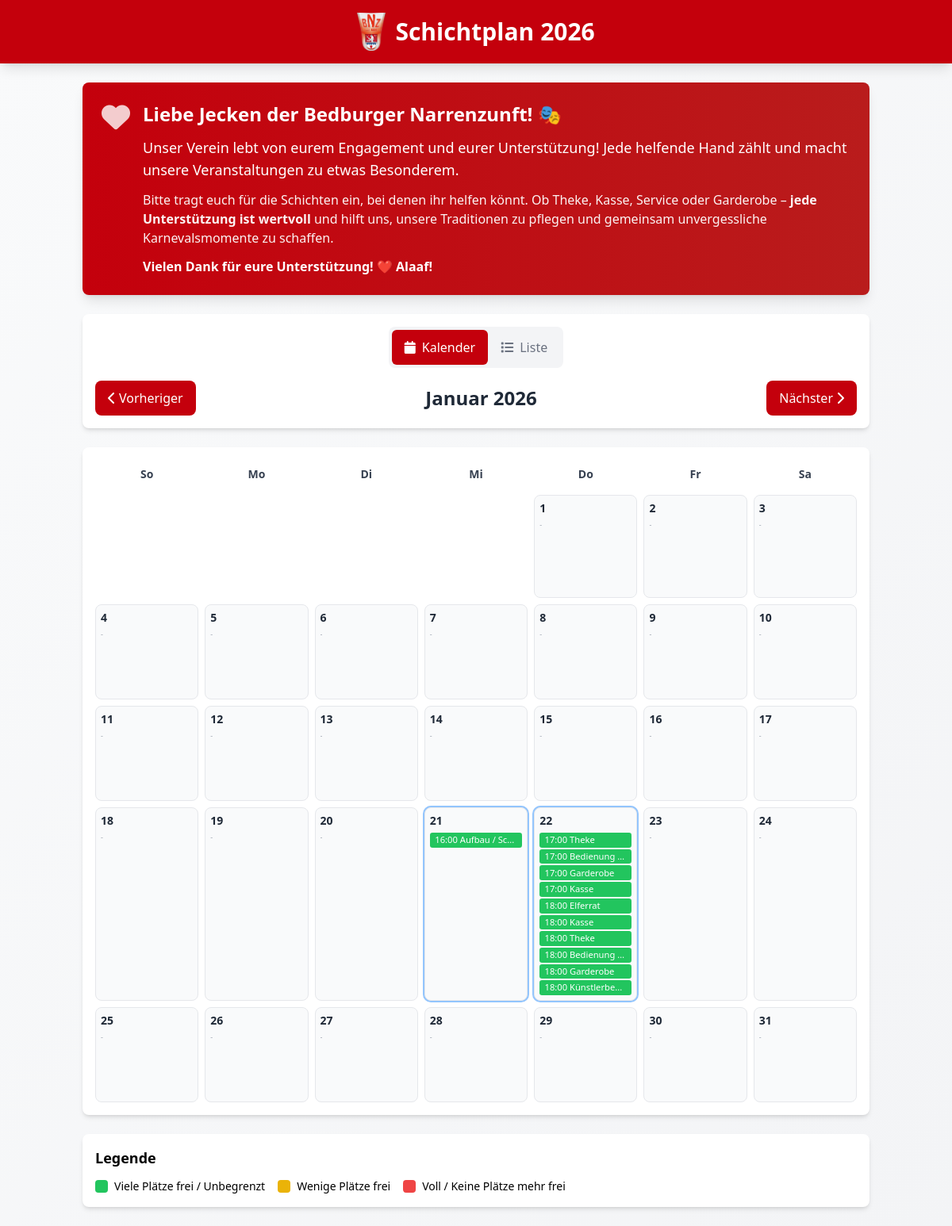
Page /schichtplan/index.php on the committed database.
### tables this page shows
CREATE TABLE IF NOT EXISTS `shifts` (
  `id` INT(11) NOT NULL AUTO_INCREMENT,
  `date` DATE NOT NULL,
  `start_time` TIME DEFAULT NULL,
  `end_time` TIME DEFAULT NULL,
  `team_slots` JSON DEFAULT NULL COMMENT 'Optional: Team-Zeitfenster [{"start":"HH:MM:SS","end":"…","team":"…"}]',
  `task_area_id` INT(11) NOT NULL,
  `required_count` INT(11) DEFAULT 1,
  `responsible_person` VARCHAR(255) DEFAULT NULL,
  `description` TEXT DEFAULT NULL,
  `location` VARCHAR(255) DEFAULT NULL,
  `active` TINYINT(1) DEFAULT 1,
  `created_at` TIMESTAMP DEFAULT CURRENT_TIMESTAMP,
  `updated_at` TIMESTAMP DEFAULT CURRENT_TIMESTAMP ON UPDATE CURRENT_TIMESTAMP,
  PRIMARY KEY (`id`),
  INDEX `idx_date` (`date`),
  INDEX `idx_task_area` (`task_area_id`),
  INDEX `idx_active` (`active`),
  FOREIGN KEY (`task_area_id`) REFERENCES `task_areas`(`id`) ON DELETE RESTRICT
);

CREATE TABLE IF NOT EXISTS `task_areas` (
  `id` INT(11) NOT NULL AUTO_INCREMENT,
  `name` VARCHAR(100) NOT NULL,
  `description` TEXT DEFAULT NULL,
  `color` VARCHAR(7) DEFAULT '#c4000c',
  `sort_order` INT(11) DEFAULT 0,
  `active` TINYINT(1) DEFAULT 1,
  PRIMARY KEY (`id`),
  UNIQUE KEY `unique_name` (`name`)
);

### schichtplan/index.php (the view, shortened to what this page needs)
<?php
$db = getDbConnection();
$yearParam = isset($_GET['year']) ? (int)$_GET['year'] : null;
$monthParam = isset($_GET['month']) ? (int)$_GET['month'] : null;
$showStats = isset($_GET['stats']) && $_GET['stats'] == '1';
if ($yearParam === null || $monthParam === null) {
    if ($db) {
        $stmt = $db->query("
            SELECT DATE_FORMAT(MIN(date), '%Y') as year, DATE_FORMAT(MIN(date), '%m') as month
            FROM shifts
            WHERE active = 1 AND date >= DATE_FORMAT(CURDATE(), '%Y-%m-01')
            ORDER BY date ASC
            LIMIT 1
        ");
        $firstShift = $stmt->fetch();
        if ($firstShift && $firstShift['year'] && $firstShift['month']) {
            $currentYear = (int)$firstShift['year'];
            $currentMonth = (int)$firstShift['month'];
        } else {
            $stmt = $db->query("
                SELECT DATE_FORMAT(MIN(date), '%Y') as year, DATE_FORMAT(MIN(date), '%m') as month
                FROM shifts
                WHERE active = 1
                ORDER BY date ASC
                LIMIT 1
            ");
            $firstShift = $stmt->fetch();
            if ($firstShift && $firstShift['year'] && $firstShift['month']) {
                $currentYear = (int)$firstShift['year'];
                $currentMonth = (int)$firstShift['month'];
            } else {
                $currentYear = date('Y');
                $currentMonth = date('m');
            }
        }
    } else {
        $currentYear = date('Y');
        $currentMonth = date('m');
    }
} else {
    $currentYear = $yearParam;
    $currentMonth = $monthParam;
}
$monthNames = [
    1 => 'Januar', 2 => 'Februar', 3 => 'März', 4 => 'April',
    5 => 'Mai', 6 => 'Juni', 7 => 'Juli', 8 => 'August',
    9 => 'September', 10 => 'Oktober', 11 => 'November', 12 => 'Dezember'
];
$weekDays = ['So', 'Mo', 'Di', 'Mi', 'Do', 'Fr', 'Sa'];
$firstDay = mktime(0, 0, 0, $currentMonth, 1, $currentYear);
$daysInMonth = date('t', $firstDay);
$dayOfWeek = date('w', $firstDay);
$prevMonth = $currentMonth - 1;
$prevYear = $currentYear;
if ($prevMonth < 1) {
    $prevMonth = 12;
    $prevYear--;
}
$nextMonth = $currentMonth + 1;
$nextYear = $currentYear;
if ($db) {
    $startDate = date('Y-m-01', $firstDay);
    $endDate = date('Y-m-t', $firstDay);
    $stmt = $db->prepare("
        SELECT s.id, s.date, s.start_time, s.end_time, s.team_slots, s.task_area_id, s.required_count,
               s.responsible_person, s.description, s.location, s.active, s.created_at, s.updated_at,
               a.name as task_area_name, a.color as task_area_color,
               COUNT(sz.id) as registered_count
        FROM shifts s
        LEFT JOIN task_areas a ON s.task_area_id = a.id
        LEFT JOIN shift_assignments sz ON s.id = sz.shift_id AND sz.status != 'cancelled'
        WHERE s.date BETWEEN ? AND ? AND s.active = 1
        GROUP BY s.id, s.date, s.start_time, s.end_time, s.team_slots, s.task_area_id, s.required_count,
                 s.responsible_person, s.description, s.location, s.active, s.created_at, s.updated_at,
                 a.name, a.color
        ORDER BY s.date, COALESCE(s.start_time, '00:00:00')
    ");
    $stmt->execute([$startDate, $endDate]);
    $schichten = $stmt->fetchAll();
    $schichtenByDate = [];
    foreach ($schichten as $schicht) {
        $datum = $schicht['date'];
        if (!isset($schichtenByDate[$datum])) {
            $schichtenByDate[$datum] = [];
        }
        $schichtenByDate[$datum][] = $schicht;
    }
}
function getAvailabilityColor($requiredCount, $registeredCount) {
    if ($requiredCount == 0) {
        return '#22c55e';
    }
    $frei = $requiredCount - $registeredCount;
    $prozentFrei = ($frei / $requiredCount) * 100;
    if ($prozentFrei >= 50) {
        return '#22c55e';
    } else {
        return '#eab308';
    }
}
?>
<!DOCTYPE html>
<html lang="de">
<head>
    <script src="https://cdn.tailwindcss.com"></script>
    <link rel="stylesheet" href="https://cdnjs.cloudflare.com/ajax/libs/font-awesome/6.0.0/css/all.min.css">
</head>
<body class="bg-gradient-to-br from-gray-50 to-gray-100 min-h-screen">
    <header class="bg-narrenzunft text-white shadow-lg">
        <div class="container mx-auto px-4 py-4">
            <div class="flex items-center justify-center">
                <img src="../assets/bnz-logo-300.png" alt="BNZ Logo" class="h-8 sm:h-12 mr-3">
                <h1 class="text-2xl sm:text-3xl font-bold">Schichtplan <?php echo $currentYear; ?></h1>
            </div>
        </div>
    </header>
    <main class="container mx-auto px-4 py-6">
        <div class="bg-gradient-to-r from-narrenzunft to-red-700 text-white rounded-lg shadow-lg p-5 sm:p-6 mb-6 relative overflow-hidden">
            <div class="relative z-10">
                <div class="flex items-start gap-3 sm:gap-4">
                    <div class="flex-shrink-0">
                        <i class="fas fa-heart text-3xl sm:text-4xl opacity-80"></i>
                    </div>
                    <div class="flex-1">
                        <h2 class="text-xl sm:text-2xl font-bold mb-3">Liebe Jecken der Bedburger Narrenzunft! 🎭</h2>
                        <p class="text-base sm:text-lg leading-relaxed mb-3">
                            Unser Verein lebt von eurem Engagement und eurer Unterstützung! Jede helfende Hand zählt und macht unsere Veranstaltungen zu etwas Besonderem.
                        </p>
                        <p class="text-sm sm:text-base leading-relaxed opacity-95">
                            Bitte tragt euch für die Schichten ein, bei denen ihr helfen könnt. Ob Theke, Kasse, Service oder Garderobe – <strong>jede Unterstützung ist wertvoll</strong> und hilft uns, unsere Traditionen zu pflegen und gemeinsam unvergessliche Karnevalsmomente zu schaffen.
                        </p>
                        <p class="text-sm sm:text-base mt-3 font-semibold">
                            Vielen Dank für eure Unterstützung! ❤️ Alaaf!
                        </p>
                    </div>
                </div>
            </div>
        </div>
        <div class="bg-white rounded-lg shadow-md p-3 sm:p-4 mb-4 sm:mb-6">
            <div class="flex justify-center mb-4">
                <div class="inline-flex bg-gray-100 rounded-lg p-1">
                    <button id="viewCalendarBtn"
                            class="px-4 py-2 rounded-md transition-colors touch-button flex items-center gap-2 view-switch-btn active">
                        <i class="fas fa-calendar"></i>
                        <span class="text-sm sm:text-base font-medium">Kalender</span>
                    </button>
                    <button id="viewListBtn"
                            class="px-4 py-2 rounded-md transition-colors touch-button flex items-center gap-2 view-switch-btn">
                        <i class="fas fa-list"></i>
                        <span class="text-sm sm:text-base font-medium">Liste</span>
                    </button>
                </div>
            </div>
            <div id="monthNavigation" class="flex items-center justify-between gap-2">
                <a href="?year=<?php echo $prevYear; ?>&month=<?php echo $prevMonth; ?><?php echo $showStats ? '&stats=1' : ''; ?>"
                   class="bg-narrenzunft text-white px-3 py-2 sm:px-4 rounded-lg hover:bg-red-800 active:bg-red-900 transition-colors touch-button flex items-center justify-center text-sm sm:text-base">
                    <i class="fas fa-chevron-left"></i>
                    <span class="hidden sm:inline ml-1">Vorheriger</span>
                </a>
                <h2 class="text-lg sm:text-2xl font-bold text-gray-800 text-center flex-1 px-2">
                    <?php echo $monthNames[$currentMonth] . ' ' . $currentYear; ?>
                </h2>
                <a href="?year=<?php echo $nextYear; ?>&month=<?php echo $nextMonth; ?><?php echo $showStats ? '&stats=1' : ''; ?>"
                   class="bg-narrenzunft text-white px-3 py-2 sm:px-4 rounded-lg hover:bg-red-800 active:bg-red-900 transition-colors touch-button flex items-center justify-center text-sm sm:text-base">
                    <span class="hidden sm:inline mr-1">Nächster</span>
                    <i class="fas fa-chevron-right"></i>
                </a>
            </div>
        </div>
        <div id="calendarView" class="view-container active bg-white rounded-lg shadow-md p-2 sm:p-4 mb-4 sm:mb-6 overflow-x-auto">
            <div class="grid grid-cols-7 gap-1 sm:gap-2 mb-2 min-w-[350px]">
                <?php foreach ($weekDays as $day): ?>
                    <div class="text-center font-bold text-gray-700 py-1 sm:py-2 text-xs sm:text-sm"><?php echo $day; ?></div>
                <?php endforeach; ?>
            </div>
            <div class="grid grid-cols-7 gap-1 sm:gap-2 min-w-[350px]">
                <?php
                for ($i = 0; $i < $dayOfWeek; $i++) {
                    echo '<div class="aspect-square"></div>';
                }
                for ($day = 1; $day <= $daysInMonth; $day++) {
                    $currentDate = date('Y-m-d', mktime(0, 0, 0, $currentMonth, $day, $currentYear));
                    $isToday = ($currentDate == date('Y-m-d'));
                    $hasShifts = isset($schichtenByDate[$currentDate]);
                    $dayShifts = $hasShifts ? $schichtenByDate[$currentDate] : [];
                    $bgClass = $isToday ? 'bg-red-100 border-2 border-narrenzunft' : 'bg-gray-50 border border-gray-200';
                    if ($hasShifts) {
                        $bgClass .= ' ring-2 ring-blue-300';
                    }
                    ?>
                    <div class="calendar-day <?php echo $bgClass; ?> rounded-lg p-1.5 cursor-pointer flex flex-col"
                         onclick="showDayDetails('<?php echo $currentDate; ?>')">
                        <div class="font-bold <?php echo $isToday ? 'text-narrenzunft' : 'text-gray-800'; ?> mb-1 text-sm flex-shrink-0">
                            <?php echo $day; ?>
                        </div>
                        <div class="flex-1 space-y-0.5 overflow-y-auto min-h-0">
                            <?php if ($hasShifts): ?>
                                <?php foreach ($dayShifts as $schicht):
                                    $anzahlBenoetigt = (int)($schicht['required_count'] ?? 0);
                                    $angemeldet = (int)($schicht['registered_count'] ?? 0);
                                    $availabilityColor = getAvailabilityColor($anzahlBenoetigt, $angemeldet);
                                    $slotTitles = [];
                                    $zeitTitle = !empty($slotTitles) ? implode('; ', $slotTitles) : ($schicht['start_time'] ? substr($schicht['start_time'], 0, 5) . ($schicht['end_time'] ? '–' . substr($schicht['end_time'], 0, 5) : '') : '');
                                    $badgeTitle = $schicht['task_area_name'] . ($zeitTitle !== '' ? ' - ' . $zeitTitle : '');
                                ?>
                                    <div class="shift-badge text-white truncate"
                                         style="background-color: <?php echo htmlspecialchars($availabilityColor); ?>"
                                         title="<?php echo htmlspecialchars($badgeTitle); ?>">
                                        <?php
                                        $time = $schicht['start_time'] ? substr($schicht['start_time'], 0, 5) . ' ' : '';
                                        $aufgabenbereichName = $schicht['task_area_name'];
                                        $displayText = $time . $aufgabenbereichName;
                                        if (strlen($displayText) > 20) {
                                            $displayText = substr($displayText, 0, 17) . '...';
                                        }
                                        echo htmlspecialchars($displayText);
                                        ?>
                                    </div>
                                <?php endforeach; ?>
                            <?php else: ?>
                                <div class="text-[9px] text-gray-400">-</div>
                            <?php endif; ?>
                        </div>
                    </div>
                    <?php
                }
                ?>
            </div>
            </div>
        <div class="bg-white rounded-lg shadow-md p-4">
            <h3 class="font-bold text-lg mb-3">Legende</h3>
            <div class="flex flex-wrap gap-4">
                <div class="flex items-center">
                    <div class="w-4 h-4 rounded mr-2" style="background-color: #22c55e;"></div>
                    <span class="text-sm">Viele Plätze frei / Unbegrenzt</span>
                </div>
                <div class="flex items-center">
                    <div class="w-4 h-4 rounded mr-2" style="background-color: #eab308;"></div>
                    <span class="text-sm">Wenige Plätze frei</span>
                </div>
                <div class="flex items-center">
                    <div class="w-4 h-4 rounded mr-2" style="background-color: #ef4444;"></div>
                    <span class="text-sm">Voll / Keine Plätze mehr frei</span>
                </div>
            </div>
        </div>
    </main>
</body>
</html>

### schichtplan/index.php (style rules this page uses)
.calendar-day { transition: all 0.2s ease; min-height: 80px; touch-action: manipulation; }
.shift-badge { font-size: 0.6rem; padding: 0.15rem 0.25rem; border-radius: 0.2rem; margin: 0.05rem 0; display: block; width: 100%; line-height: 1.1; }
.touch-button { min-height: 44px; min-width: 44px; }
.view-switch-btn { color: #6b7280; }
.view-switch-btn.active { background-color: #c4000c; color: white; }
.view-container { display: none; }
.view-container.active { display: block; }
@media (min-width: 640px) { .calendar-day { min-height: 120px; } }
@media (min-width: 640px) { .shift-badge { font-size: 0.7rem; padding: 0.2rem 0.4rem; } }

### rows in the picture
shifts: start_time.name "16:00 Aufbau / Sc..."
shifts: start_time.name "17:00 Theke"
shifts: start_time.name "17:00 Bedienung…"
shifts: start_time.name "17:00 Garderobe"
shifts: start_time.name "17:00 Kasse"
shifts: start_time.name "18:00 Elferrat"
shifts: start_time.name "18:00 Kasse"
shifts: start_time.name "18:00 Theke"
shifts: start_time.name "18:00 Bedienung…"
shifts: start_time.name "18:00 Garderobe"
shifts: start_time.name "18:00 Künstlerbe..."

### other values in the picture
$currentYear "2026"
$monthNames[$currentMonth] "Januar"
$day "So"
$day "Mo"
$day "Di"
$day "Mi"
$day "Do"
$day "Fr"
$day "Sa"
